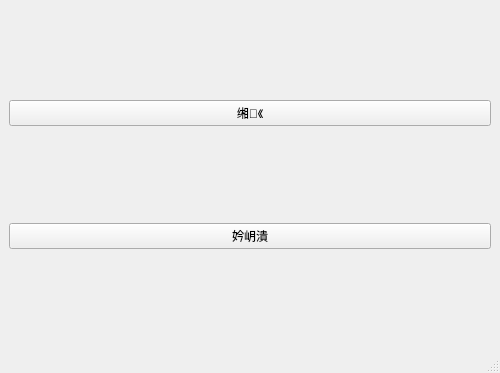
<?xml version="1.0" encoding="UTF-8"?>
<ui version="4.0">
 <class>MainWindow</class>
 <widget class="QMainWindow" name="MainWindow">
  <property name="geometry">
   <rect>
    <x>0</x>
    <y>0</y>
    <width>500</width>
    <height>373</height>
   </rect>
  </property>
  <property name="windowTitle">
   <string>MainWindow</string>
  </property>
  <widget class="QWidget" name="centralwidget">
   <layout class="QVBoxLayout" name="verticalLayout">
    <item>
     <widget class="QPushButton" name="pushButtonTop">
      <property name="text">
       <string>缃《</string>
      </property>
     </widget>
    </item>
    <item>
     <widget class="QPushButton" name="pushButtonDesktop">
      <property name="text">
       <string>妗岄潰</string>
      </property>
     </widget>
    </item>
   </layout>
  </widget>
  <widget class="QMenuBar" name="menubar">
   <property name="geometry">
    <rect>
     <x>0</x>
     <y>0</y>
     <width>500</width>
     <height>23</height>
    </rect>
   </property>
  </widget>
  <widget class="QStatusBar" name="statusbar"/>
 </widget>
 <resources/>
 <connections/>
</ui>
